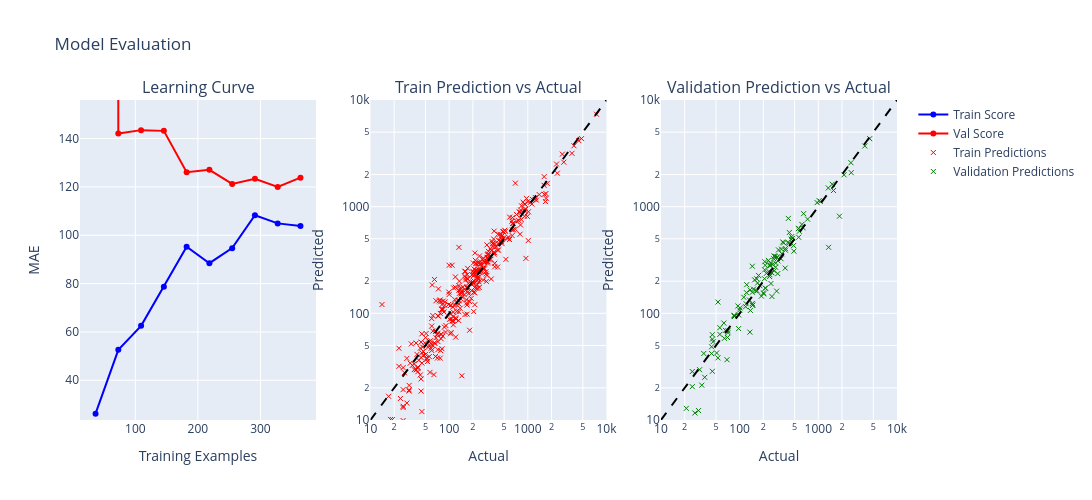

Write notebook code for a chart like this one.
### Code cell
plotting_pred_vs_actual_LC(pipeline12, X_train_ride_12, y_train_ride_12, X_val_ride_12, y_val_ride_12, X_train_ride_T1, X_val_ride_T1)

### Figure 1 — Plotly figure (JSON) as saved in the notebook; plotly's stock layout.template omitted (floating-point values rounded to 4 significant figures; data arrays with more than 128 entries replaced by an {"elided": "..."} marker saying what was removed)
{"data": [{"hovertemplate": "Size: %{x:.0f}<br>MAE: %{y:.0f}s<extra></extra>", "line": {"color": "blue"}, "mode": "lines+markers", "name": "Train Score", "type": "scatter", "x": [36.4, 72.8, 109.2, 145.6, 182.0, 218.4, 254.8, 291.2, 327.6, 364.0], "xaxis": "x", "y": [26.19, 52.6, 62.52, 78.71, 95.27, 88.44, 94.67, 108.3, 104.9, 103.9], "yaxis": "y"}, {"hovertemplate": "Size: %{x:.0f}<br>MAE: %{y:.0f}s<extra></extra>", "line": {"color": "red"}, "mode": "lines+markers", "name": "Val Score", "type": "scatter", "x": [36.4, 72.8, 109.2, 145.6, 182.0, 218.4, 254.8, 291.2, 327.6, 364.0], "xaxis": "x", "y": [8536.0, 142.1, 143.5, 143.2, 126.1, 127.1, 121.2, 123.4, 120.0, 123.8], "yaxis": "y"}, {"customdata": {"elided": "364 int values"}, "hovertemplate": "<b>Segment ID:</b> %{text}<br><b>Actual:</b> %{x:.0f}s<br><b>Predicted:</b> %{y:.0f}s<extra></extra>", "marker": {"line": {"color": "red", "width": 1}, "size": 5, "symbol": "x-thin"}, "mode": "markers", "name": "Train Predictions", "text": {"elided": "364 float values"}, "type": "scatter", "x": {"elided": "364 int values"}, "xaxis": "x2", "y": {"elided": "364 float values"}, "yaxis": "y2"}, {"line": {"color": "black", "dash": "dash"}, "mode": "lines", "showlegend": false, "type": "scatter", "x": [10, 10000], "xaxis": "x2", "y": [10, 10000], "yaxis": "y2"}, {"customdata": {"elided": "132 int values"}, "hovertemplate": "<b>Segment ID:</b> %{text}<br><b>Actual:</b> %{x:.0f}s<br><b>Predicted:</b> %{y:.0f}s<extra></extra>", "marker": {"line": {"color": "green", "width": 1}, "size": 5, "symbol": "x-thin"}, "mode": "markers", "name": "Validation Predictions", "text": {"elided": "132 float values"}, "type": "scatter", "x": {"elided": "132 int values"}, "xaxis": "x3", "y": {"elided": "132 float values"}, "yaxis": "y3"}, {"line": {"color": "black", "dash": "dash"}, "mode": "lines", "showlegend": false, "type": "scatter", "x": [10, 10000], "xaxis": "x3", "y": [10, 10000], "yaxis": "y3"}], "layout": {"annotations": [{"font": {"size": 16}, "showarrow": false, "text": "Learning Curve", "x": 0.1444, "xanchor": "center", "xref": "paper", "y": 1, "yanchor": "bottom", "yref": "paper"}, {"font": {"size": 16}, "showarrow": false, "text": "Train Prediction vs Actual", "x": 0.5, "xanchor": "center", "xref": "paper", "y": 1, "yanchor": "bottom", "yref": "paper"}, {"font": {"size": 16}, "showarrow": false, "text": "Validation Prediction vs Actual", "x": 0.8556, "xanchor": "center", "xref": "paper", "y": 1, "yanchor": "bottom", "yref": "paper"}], "height": 500, "hovermode": "closest", "title": {"text": "Model Evaluation"}, "width": 1400, "xaxis": {"anchor": "y", "domain": [0, 0.2889], "title": {"text": "Training Examples"}}, "xaxis2": {"anchor": "y2", "domain": [0.3556, 0.6444], "range": [1, 4], "title": {"text": "Actual"}, "type": "log"}, "xaxis3": {"anchor": "y3", "domain": [0.7111, 1], "range": [1, 4], "title": {"text": "Actual"}, "type": "log"}, "yaxis": {"anchor": "x", "domain": [0, 1], "range": [23.57, 156.0], "title": {"text": "MAE"}}, "yaxis2": {"anchor": "x2", "domain": [0, 1], "range": [1, 4], "title": {"text": "Predicted"}, "type": "log"}, "yaxis3": {"anchor": "x3", "domain": [0, 1], "range": [1, 4], "title": {"text": "Predicted"}, "type": "log"}}}
